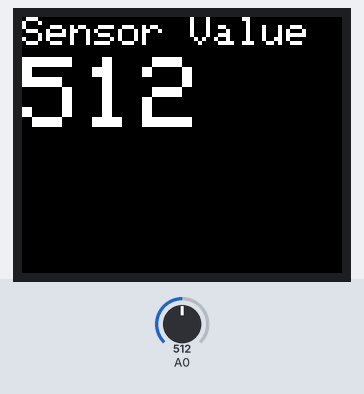
The sketch below on a simulated Arduino Uno, built with avr-gcc and run on an emulated ATmega328P. Parts: 160×128 colour display. The test bench sets the inputs (shaded band); at power-on: A0 = 512.

Above: at 1.2 s.
1.3 s: A0 set to 716
At 1.86 s:
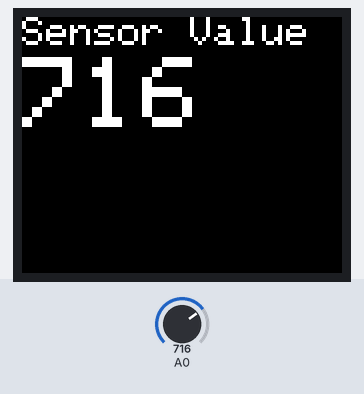
2.8 s: A0 set to 900
At 3.08 s:
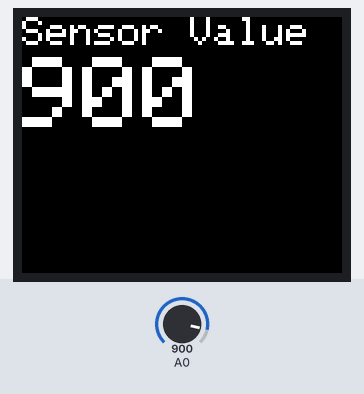
4.3 s: A0 set to 511
At 4.83 s:
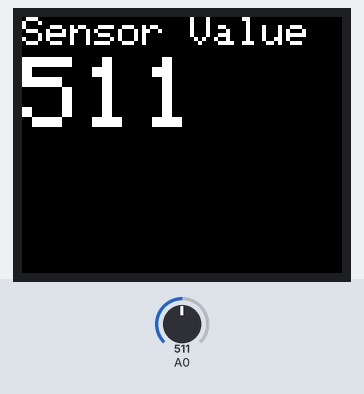
Timing chart, 0 to 7.3 s (numbered marks = the images above; inputs shaded):
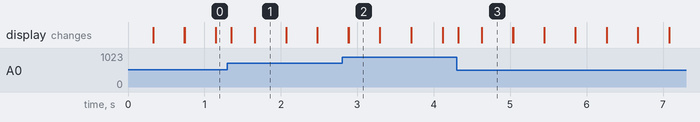

The sketch:

SerialTFT.ino
```cpp
/*
  Arduino TFT text example

  The example reads pin A0 (the ArduSensor Pot), and prints out the analog
  value on the display.

  modified 14 July 13 by Quin (Qtechknow)
  Created 15 April 2013 by Scott Fitzgerald
 */

#include <TFT.h>  // Arduino LCD library
#include <SPI.h>

// pin definition for the Uno
#define cs   10
#define dc   9
#define rst  8

// create an instance of the library
TFT TFTscreen = TFT(cs, dc, rst);

// char array to print to the screen
char sensorPrintout[4];

void setup() {

  // Put this line at the beginning of every sketch that uses the GLCD:
  TFTscreen.begin();

  // clear the screen with a black background
  TFTscreen.background(0, 0, 0);

  // write the static text to the screen
  // set the font color to white
  TFTscreen.stroke(255,255,255);
  // set the font size
  TFTscreen.setTextSize(2);
  // write the text to the top left corner of the screen
  TFTscreen.text("Sensor Value :\n ",0,0);
  // ste the font size very large for the loop
  TFTscreen.setTextSize(5);
}

void loop() {

  // Read the value of the sensor on A0
  String sensorVal = String(analogRead(A0));

  // convert the reading to a char array
  sensorVal.toCharArray(sensorPrintout, 5);

  // set the font color
  TFTscreen.stroke(255,255,255);
  // print the sensor value
  TFTscreen.text(sensorPrintout, 0, 20);
  // wait for a moment
  delay(100);
  // erase the text you just wrote
  TFTscreen.stroke(0,0,0);
  TFTscreen.text(sensorPrintout, 0, 20);
}
```

Measured:
- after the input at 1.3 s, the display: changes after 0.05 s (image 1)
- after the input at 2.8 s, the display: first differs from a run without the input after 0.09 s (image 2)
- after the input at 4.3 s, the display: changes at once (image 3)
- what the display in image 1 shows lasts 0.4 s, from 1.7 s to 2.1 s
